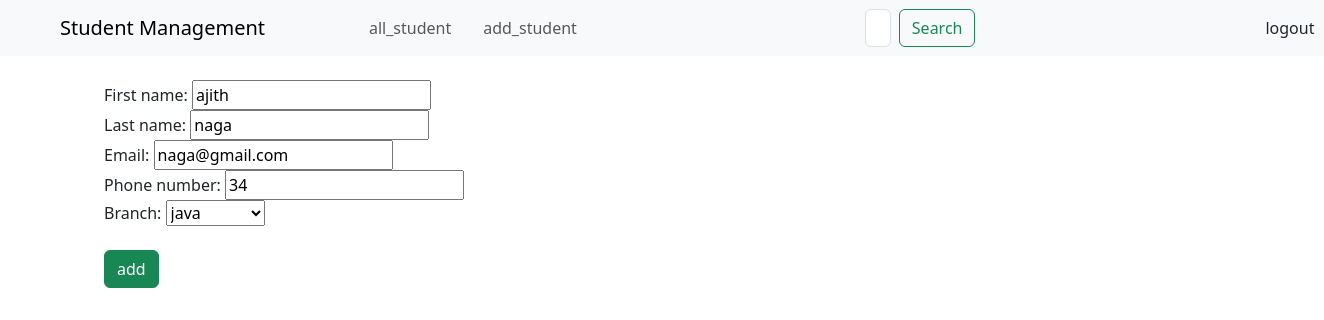
The app's page /student/update/3/ with its own data.
### student/models.py (models this page shows, shortened)
class studentmodel(models.Model):
    first_name=models.CharField( max_length=50)
    last_name=models.CharField( max_length=50)
    email=models.EmailField(max_length=254)
    phone_number=models.IntegerField(default=0)
    branch=models.CharField(max_length=30,choices= CHOICES)

### student/views.py (the view)
# urls.py: path('update/<int:id>/',update,name="update"),
def update(request,id):
    if request.method == "POST":
        student=studentmodel.objects.get(pk=id)
        fm=studentform(request.POST,instance=student)
        if fm.is_valid():
            fm.save()
            return redirect('/student/manage/')
    else:
        student=studentmodel.objects.get(pk=id)
        fm=studentform(instance=student)
    return render(request,'student_update.html',{"forms":fm})

### student/forms.py
class studentform(ModelForm):
    class Meta:
        model = studentmodel
        fields = "__all__"

### frontend/templates/student_update.html (shortened to what this page needs)
{% extends "base.html" %}
{% block content %}
<form action="" method="POST">
    <br>
    {{forms}}
    <br>
    <input type="submit" class="btn btn-success" value="add">
</form>
{% endblock %}

### records on screen
studentmodel: first_name "ajith", last_name "naga", email "naga@gmail.com", phone_number "34", branch "java"
